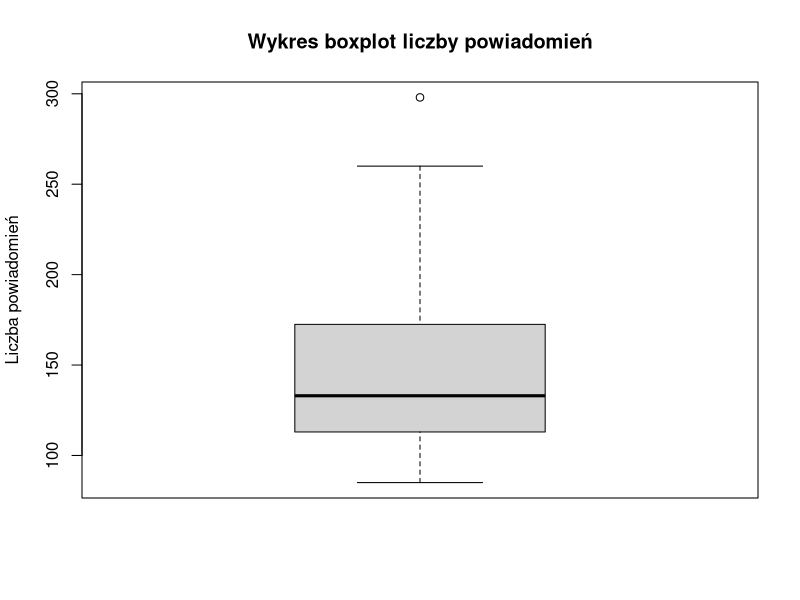
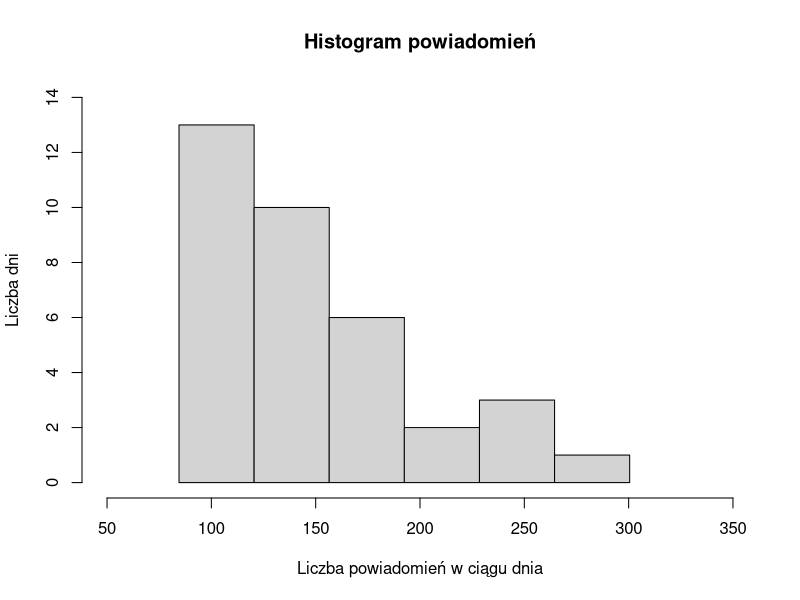

The R source for these figures, in order:
powiadomienia = read.table("data_set.txt", header = TRUE)$Powiadomienia

#ZADANIE 1 - Miary tendencji centralnej:
#Średnia arytmetyczna
mean(powiadomienia)

#Dominanta
values <- unique(powiadomienia)
values[which.max(tabulate(match(powiadomienia, values)))]

#Mediana
median(powiadomienia)

#Kwartyl pierwszy
quantile(powiadomienia, probs = 0.25)

#Kwartyl trzeci
quantile(powiadomienia, probs = 0.75)

#ZADANIE 2 - MIARY ZRÓŻNICOWANIA
#Rozstęp
max(powiadomienia) - min(powiadomienia)

#Wariancja
var(powiadomienia)

#Odchylenie standardowe
sd(powiadomienia)

#Odchylenie ćwiartkowe
IQR(powiadomienia)/2

#Rozstęp międzykwartylowy
IQR(powiadomienia)

#ZADANIE 3 - współczynnik zmienności
wspolczynnik_zmiennosci <- sd(powiadomienia) / mean(powiadomienia)
wspolczynnik_zmiennosci

#ZADANIE 4 - wykres boxplot
boxplot(powiadomienia, 
        main = "Wykres boxplot liczby powiadomień", 
        ylab = "Liczba powiadomień")


#ZADANIE 5 - szereg rozdzielczy
#Liczba przypadków
n <- length(powiadomienia)

#Liczba klas
k <- round(sqrt(n), digits = 0)

#Szerokość przedziału klasowego
szer_klasy <- ceiling((max(powiadomienia) - min(powiadomienia)) / k)

min_vals <- seq(min(powiadomienia)-0.5, by = szer_klasy, length.out = k)
max_vals <- seq(min(powiadomienia)-0.5 + szer_klasy, by = szer_klasy, length.out = k)
srodek_klasy <- c()
licznosc_klasy <- c()
licznosc_skumulowana <- c()

i <- 1
while (i <= k) {
  srodek_klasy <- append(srodek_klasy, ((min_vals[i] + max_vals[i]) / 2))
  licznosc_klasy <- append(licznosc_klasy, sum(powiadomienia > min_vals[i] & powiadomienia < max_vals[i]))
  if(i == 1){
    licznosc_skumulowana <- append(licznosc_skumulowana, licznosc_klasy[i])
  } else {
    licznosc_skumulowana <- append(licznosc_skumulowana, licznosc_skumulowana[i-1]+licznosc_klasy[i])
  }
  i <- i + 1
}

szereg_rozdzielczy <- data.frame(NumerKlasy = c(1, 2, 3, 4, 5, 6))
szereg_rozdzielczy$PoczatekKlasy <- min_vals
szereg_rozdzielczy$KoniecKlasy <- max_vals
szereg_rozdzielczy$SrodekKlasy <- srodek_klasy
szereg_rozdzielczy$Licznosc <- licznosc_klasy
szereg_rozdzielczy$LiczSkumul <- licznosc_skumulowana
szereg_rozdzielczy

#ZADANIE 6 - Histogram
hist(powiadomienia, seq(min(powiadomienia)-0.5, by = szer_klasy, length.out = k+1),
     xlim = c(50, 350), 
     ylim = c(0, 14), 
     main = "Histogram powiadomień", 
     xlab = "Liczba powiadomień w ciągu dnia",
     ylab = "Liczba dni")

#ZADANIE 7 - miary rozstępu i zróżnicowania dla szeregu rozdzielczego
szereg_wartosci <- c()

i <- 1
while(i <= k){
  szereg_wartosci <- append(szereg_wartosci, 
                            rep(szereg_rozdzielczy$SrodekKlasy[i], szereg_rozdzielczy$Licznosc[i]))
  i <- i + 1
}

#Średnia arytmetyczna
mean(szereg_wartosci)

#Mediana
#Klasa w której znajduje sie mediana
klasa <- 2
mediana <- szereg_rozdzielczy$PoczatekKlasy[klasa] + 
  ((szer_klasy * (n/2 - szereg_rozdzielczy$LiczSkumul[klasa-1])) / szereg_rozdzielczy$Licznosc[klasa])
mediana

#Dominanta
#Klasa z największą licznością to klasa 1, a więc wyznaczenie dominanty algebraicznie nie jest możliwe
#klasa <- 1
#dominanta <- szereg_rozdzielczy$PoczatekKlasy[klasa] +
#  ((szereg_rozdzielczy$Licznosc[klasa] - szereg_rozdzielczy$Licznosc[klasa-1]) / 
#  ((szereg_rozdzielczy$Licznosc[klasa] - szereg_rozdzielczy$Licznosc[klasa-1]) + 
#     (szereg_rozdzielczy$Licznosc[klasa] + szereg_rozdzielczy$Licznosc[klasa+1])))
#dominanta

#Kwartyl pierwszy
#Klasa zawierająca kwartyl pierwszy
klasa <- 1
q1 <- szereg_rozdzielczy$PoczatekKlasy[klasa] + 
  ((szer_klasy*((n/4)-0))/szereg_rozdzielczy$Licznosc[klasa])
q1

#Kwartyl trzeci
#Klasa zawierająca kwartyl trzeci
klasa <- 3
q3 <- szereg_rozdzielczy$PoczatekKlasy[klasa] + 
  ((szer_klasy*((3*n/4)-szereg_rozdzielczy$LiczSkumul[klasa-1]))/szereg_rozdzielczy$Licznosc[klasa])
q3

#Wariancja
var(szereg_wartosci)

#Rozstęp
max(powiadomienia) - min(powiadomienia)

#Odchylenie standardowe
sd(szereg_wartosci)

#Rozstęp międzykwartylowy
q3 - q1

#Odchylenie ćwiartkowe
(q3-q1)/2



